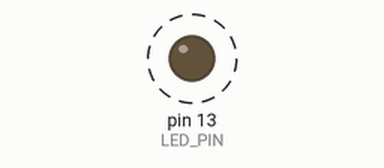
Bench run of a sketch on a simulated Arduino Uno, built with avr-gcc and run on an emulated ATmega328P. On the bench: output pins drawn as LEDs (lit = HIGH). Dashed ring = blinking.

Above: at 0.05 s.
Timing chart, 0 to 3.0 s (numbered marks = the images above):
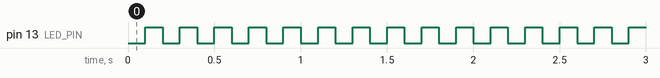

The sketch:

FlashingDemo.ino
```cpp
// Pin number for the built-in LED (on most Arduino boards, this is pin 13)
#define NUMBER_OF_FLASHES 5 //Number of flashes per second, works up to 30 until it starts to get inconsistent
#define LED_PIN 13

// Variables to track time
unsigned long previousTimeFlash = 0;
const int interval = 1000/NUMBER_OF_FLASHES/2; // Calculate thlashes per second, and then dividing by 2 as each flash requires one ON pulse and one OFF pulse.


void setup() {
  // Initialize the built-in LED pin as an output
  pinMode(LED_PIN, OUTPUT);
}

void loop() {
  unsigned long currentTimeFlash = millis();

  if (currentTimeFlash >= interval + previousTimeFlash) { //
    previousTimeFlash = currentTimeFlash;

    digitalWrite(LED_PIN, !digitalRead(LED_PIN)); //Sets the ledPin to whatever it currently is not.
  }
}
```

Measured:
- by itself, pin 13 (LED_PIN): alternates HIGH for 0.10 s and LOW for 0.10 s
